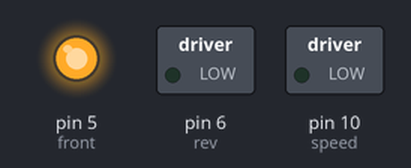
Bench run of a sketch on a simulated Arduino Uno, built with avr-gcc and run on an emulated ATmega328P. Shown: switched loads named in the sketch (green lamp = pin HIGH), output pins drawn as LEDs (lit = HIGH).

Above: at 0.05 s.
At 4.95 s:
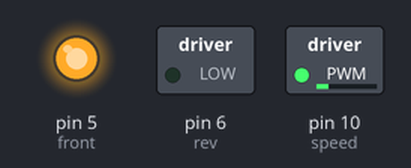
At 9.95 s:
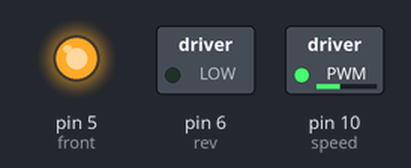
At 19.95 s:
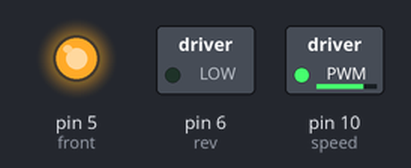
At 29.85 s:
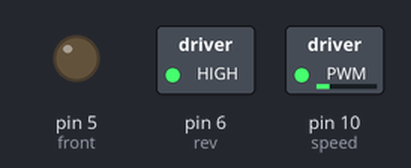
At 39.85 s:
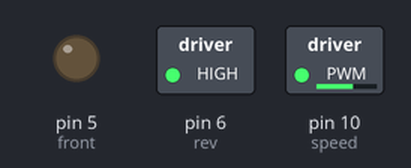
Timing chart, 0 to 40.0 s (numbered marks = the images above):
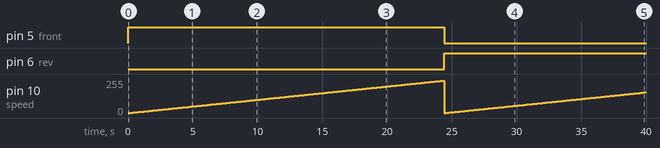

The sketch:

motor_check.ino
```cpp
int ch1pwm,ch2pwm,ch3pwm,mapch1pwm;
int front = 5;
int rev = 6;
int speed = 10;
void setup() {
// put your setup code here, to run once:
//pinMode(ch1,INPUT);
pinMode(front,OUTPUT);
pinMode(rev,OUTPUT);
Serial.begin(9600);
}

void loop() {
    forward();
    backward();
}
void forward()
{
    digitalWrite(front,HIGH);
    digitalWrite(rev,LOW);
    for(int i = 0;i<=243;i++)
    {
        analogWrite(speed,i);
        delay(100);
    }
}
void backward()
{
    digitalWrite(front,LOW);
    digitalWrite(rev,HIGH);
    for(int i = 0;i<=243;i++)
    {
        analogWrite(speed,i);
        delay(100);
    }
}
```

Measured:
- by itself, pin 5 (front): LOW → HIGH at 0.00 s, → LOW 24.4 s later
- by itself, pin 6 (rev): LOW → HIGH at 24.4 s
- by itself, pin 10 (speed): 0/255 → 1/255 at 0.10 s, → 2/255 0.10 s later, → 3/255 0.10 s later, → 4/255 0.10 s later, … (399 changes in this stretch)
